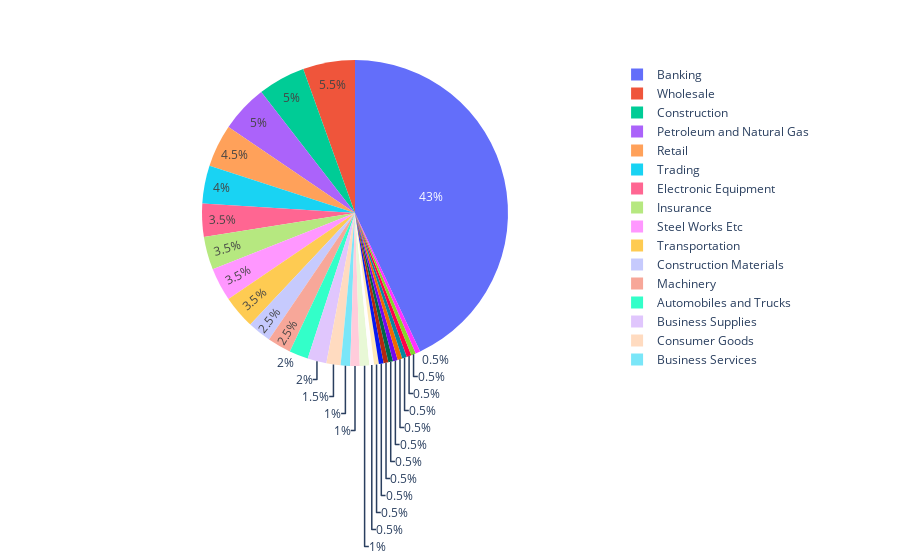

The notebook cell this image was saved under:
### Markdown cell above
#### Industries

### Code cell
best = df[df.portfolio=="best"]
counts = best.groupby("famaindustry").predict.count()
counts = counts.rename(index={"Almost Nothing": "Other"})
counts = counts.reset_index()
counts.columns = ["industry", "count"]

fig = px.pie(counts, values="count", names="industry")

fig.show()

### Figure 1 — Plotly figure (JSON) as saved in the notebook; plotly's stock layout.template omitted (floating-point values rounded to 4 significant figures)
{"data": [{"domain": {"x": [0, 1], "y": [0, 1]}, "hovertemplate": "industry=%{label}<br>count=%{value}<extra></extra>", "labels": ["Other", "Apparel", "Automobiles and Trucks", "Banking", "Business Services", "Business Supplies", "Chemicals", "Coal", "Communication", "Computers", "Construction", "Construction Materials", "Consumer Goods", "Electronic Equipment", "Fabricated Products", "Food Products", "Insurance", "Machinery", "Non-Metallic and Industrial Metal Mining", "Personal Services", "Petroleum and Natural Gas", "Pharmaceutical Products", "Printing and Publishing", "Retail", "Steel Works Etc", "Trading", "Transportation", "Utilities", "Wholesale"], "legendgroup": "", "name": "", "showlegend": true, "type": "pie", "values": [1, 1, 4, 86, 2, 4, 1, 1, 1, 1, 10, 5, 3, 7, 1, 1, 7, 5, 2, 1, 10, 1, 2, 9, 7, 8, 7, 1, 11]}], "layout": {"legend": {"tracegroupgap": 0}, "margin": {"t": 60}}}
